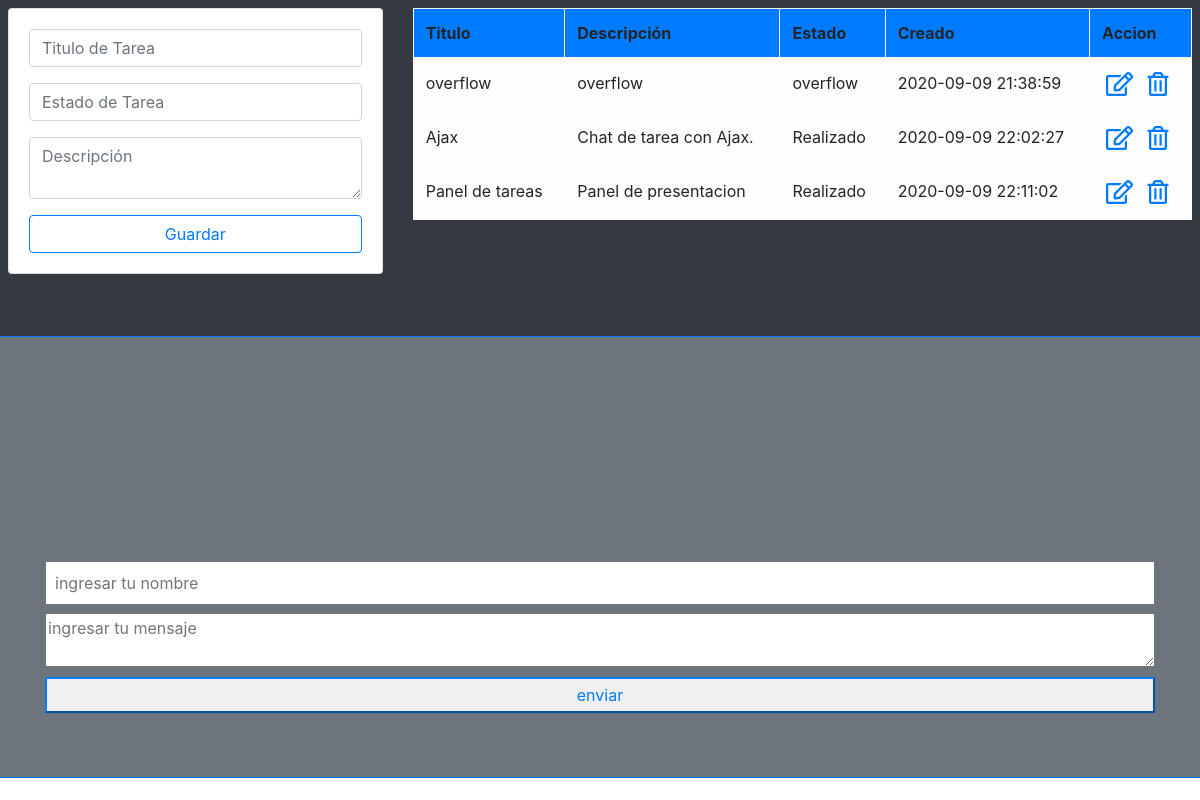
The page / on the database its author committed.
### tables this page shows
CREATE TABLE `tareas` (
  `id` int(11) NOT NULL,
  `titulo` varchar(25) NOT NULL,
  `estado` varchar(25) NOT NULL,
  `descripcion` text NOT NULL,
  `fecha` timestamp NOT NULL DEFAULT current_timestamp() ON UPDATE current_timestamp()
);

### model/conexion-db.php (called while the page is built, shortened)
<?php
class conexiondb{
	public static function conectar(){
		$servidor="localhost";
		$usuario="root";
		$password="";
		$base_datos="ordenador_tareas";
		$conn= new mysqli($servidor,$usuario,$password,$base_datos);
		return $conn;
	}
}
?>

### controller/c_tablaTareas.php (called while the page is built)
<?php
	require("model/operaciones.php");
	$controladorTareas= new operacionesTareas();
	$tablaTarea=$controladorTareas->getAllTarea();
	require_once("view/v_tablaTareas.php");
?>

### model/operaciones.php (called while the page is built, shortened)
<?php
class operacionesTareas{
	private $conn;
	public function __construct(){
		require_once("conexion-db.php");
		$this->conn= conexiondb::conectar();
	}
	public function getAllTarea(){
		$retorno=$this->conn->query("SELECT * FROM tareas");
		return $retorno;
	}
}
?>

### view/v_tablaTareas.php (the view)
<?php
		while($row=$tablaTarea->fetch_assoc() ) { ?>
			<tr>
				<td class="overflow-auto"> <?php echo $row["titulo"] ?> </td>
				<td class="overflow-auto"> <?php echo $row["estado"] ?> </td>
				<td class="overflow-auto"> <?php echo $row["descripcion"] ?> </td>
				<td> <?php echo $row["fecha"] ?> </td>
				<td>
					<a class="p-1 h4" href="editar.php?id=<?php echo $row["id"] ?> ">
						<i class="far fa-edit"></i>
					</a>
					<a class="p-1 h4" href="controller/c_borrar.php?id=<?php echo $row["id"] ?>">
						<i class="far fa-trash-alt"></i>
					</a>
				</td>
			</tr>
<?php } ?>

### index.php (shortened to what this page needs)
<!DOCTYPE html>
<html>
<head>
	<link rel="stylesheet" href="https://stackpath.bootstrapcdn.com/bootstrap/4.5.2/css/bootstrap.min.css">
	<link rel="stylesheet" href="https://use.fontawesome.com/releases/v5.14.0/css/all.css">
</head>
<body onload="actualizarChat();">
	<div class="row p-2 bg-dark">
		<div class="col-md-4">
			<div class="card card-body">
				<form action="controller/c_tareaGuardar.php" method="POST">
					<div class="form-group">
						<input type="text" name="title" class="form-control"
						placeholder="Titulo de Tarea" autofocus>
					</div>
					<div class="form-group">
						<input type="text" name="estade" class="form-control"
						placeholder="Estado de Tarea" autofocus>
					</div>
					<div class="form-group">
						<textarea name="description" rows="2" class="form-control" placeholder="Descripción"></textarea>
					</div>
					<input type="submit" class="btn btn-outline-primary btn-block" name="save_task" value="Guardar">
				</form>
			</div>
		</div>
		<div class="col-md-8 overflow-auto" style="height:40vh;">
			<table class="table table-light table-bordered table-hover overflow-auto">
				<thead class="bg-primary">
					<tr>
						<th>Titulo</th>
						<th>Descripción</th>
						<th>Estado</th>
						<th>Creado</th>
						<th>Accion</th>
					</tr>
				</thead>
				<tbody class="">
					<?php
						require_once("controller/c_tablaTareas.php");
					?>
				</tbody>
			</table>
		</div>
	</div>
<div class="row bg-secondary border border-primary border-100">
	<div class="col" style="height: 55vh;">
			<div class="container h-50 overflow-auto" id="chat">
			</div>
		<div class="container">
			<form class="form-group" method="POST" action="controller/c_chat_insertar.php">
				<input class="w-100 my-1 p-2" type="text" name="nombre" placeholder="ingresar tu nombre">
				<textarea class="w-100 my-1 " name="mensaje" placeholder="ingresar tu mensaje"></textarea>
				<input class="btn-block btn-outline-primary p-1" type="submit" name="enviar" value="enviar">
			</form>
		</div>
	</div>
</div>
</body>
</html>

### rows shown on the page
tareas: titulo "overflow", estado "overflow", descripcion "overflow", fecha "2020-09-09 21:38:59"
tareas: titulo "Ajax", estado "Chat de tarea con Ajax.", descripcion "Realizado", fecha "2020-09-09 22:02:27"
tareas: titulo "Panel de tareas", estado "Panel de presentacion", descripcion "Realizado", fecha "2020-09-09 22:11:02"
